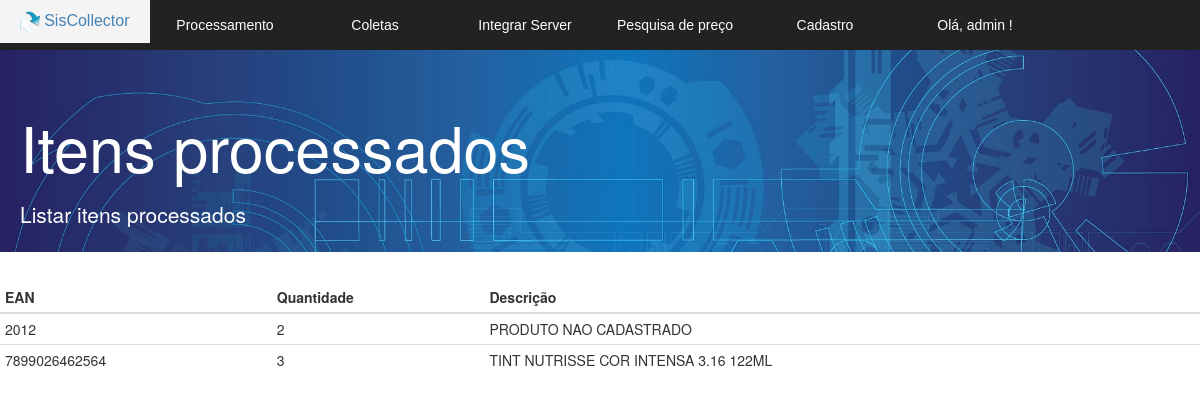
The page /v_listar_processados.php (signed in) on the database its author committed.
### tables this page shows
CREATE TABLE IF NOT EXISTS `coletor_exportar` (
  `referencia` varchar(255) NOT NULL,
  `quantidade` int(11) NOT NULL,
  `descricao` varchar(255) NOT NULL,
  `local_estoque` int(2) DEFAULT '0',
  `local_loja` int(2) DEFAULT '0',
  `diferenca_vendas` int(2) DEFAULT '0',
  `id` bigint(20) NOT NULL AUTO_INCREMENT,
  PRIMARY KEY (`id`)
);

### v_listar_processados.php (the view, shortened to what this page needs)
<!DOCTYPE html>
<html lang="pt-br">
<head>
  <link href="bootstrap/css/bootstrap.min.css" rel="stylesheet">
  <link rel="stylesheet" href="css.css">
  <link rel="stylesheet" href="normalize.css">
  <link rel="stylesheet" type="text/css" href="print.css" media="print">
</head>
<body>
	<section id="principal">
<div class="esconder">
   <?php require 'v_cabecalho.php'; ?>
   <section class="corpo">
    <div class="jumbotron jumbotron-fluid">
      <div class="container">
        <h1 class="display-4">Itens processados</h1>
        <p class="lead">Listar itens processados</p>
      </div>
    </div>
</div>
    <?php
    $listagem = mysqli_query($conexao,  "SELECT * FROM coletor_exportar");
    ?>
    <table class="table table-condensed">
     <thead >
      <tr class="table-primary">
        <th scope="col">EAN</th>
        <th scope="col">Quantidade</th>
        <th scope="col">Descrição</th>
      </tr>
    </thead>
    <tbody>
      <?php
       while($linha = mysqli_fetch_array($listagem)) {
      ?>
        <tr>
          <td> <?= $linha['referencia'] ?> </td>
          <td> <?= $linha['quantidade'] ?> </td>
          <td> <?= utf8_encode($linha['descricao']); ?> </td>
        </tr>
      <?php } ?>
    </tbody>
  </table>
</section>
</body>
</html>

### css.css (style rules this page uses)
.jumbotron { padding-top: 70px; height: 18em; width: 100%; max-height: 50%; max-width: 100%; min-height: 20%; min-width: 30%; background-image: url("bg.jpg")!important; background-size: cover; color:#ffffff; }
.jumbotron h1 { margin-bottom: 0.3em; }
.jumbotron .container { margin-left:5px; }

### rows shown on the page
coletor_exportar: referencia "2012", quantidade "2", descricao "PRODUTO NAO CADASTRADO"
coletor_exportar: referencia "7899026462564", quantidade "3", descricao "TINT NUTRISSE COR INTENSA 3.16 122ML"

### other values the page prints
$usuario "admin"
